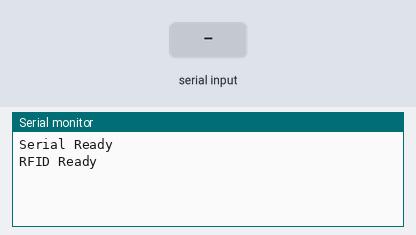
This sketch was run on a simulated Arduino Uno, built with avr-gcc and run on an emulated ATmega328P. Shown: the last lines printed to the serial monitor. The inputs (shaded band) are chosen by the test bench.

Above: at 1.2 s.
1.3 s: "90,45\n" received over Serial
At 2.5 s:
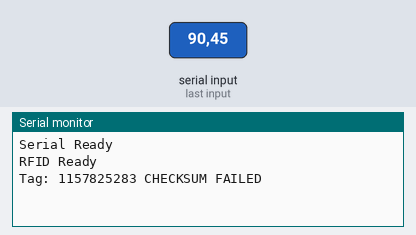
2.8 s: "5\n" received over Serial
At 3.7 s:
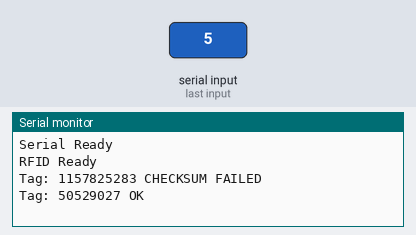

The sketch:

rfidtest2.ino
```cpp
/*
Created by Abdallah Ali Abdallah
Modified to run on Arduino Uno
based on (Arduino Mega + RDM630 RFID) code - which you can find it in the following link
http://maniacbug.wordpress.com/2011/10/09/125khz-rfid-module-rdm630/
http://arbitraryuser.com/2013/04/16/rdm630-125khz-rfid-reading-with-the-arduino-mega-2560-r3/

connect Tx Pin in RDM630 to DigitalPin (2) in arduino

*/


#include <SoftwareSerial.h>
#include <SPI.h>
#include <MFRC522.h>
#define SS_PIN 10
#define RST_PIN 9
//------------------------------------
//create a Serial object RFID
MFRC522 rfid(SS_PIN, RST_PIN); // Instance of the class

MFRC522::MIFARE_Key key;

uint8_t buffer[14];
uint8_t* buffer_at;
uint8_t* buffer_end = buffer + sizeof(buffer);

String checksum;
boolean tagfound = false;

void setup()
{
    Serial.begin(9600);
    Serial.println("Serial Ready");

    Serial.begin(9600);
    Serial.println("RFID Ready");
}

void loop()
{
    if (Serial.available()){
        delay(20);
        buffer_at = buffer;

        while ( buffer_at < buffer_end )
        {
            *buffer_at++ = Serial.read();
        }
        tagfound = true;
        Serial.end();
        Serial.begin(9600);
    }

    if (tagfound){
        buffer_at = buffer;
        uint32_t result = 0;

        // Skip the preamble
        ++buffer_at;
        // Accumulate the checksum, starting with the first value
        uint8_t checksum = rfid_get_next();
        // We are looking for 4 more values
        int i = 4;
        while(i--)
        {
            // Grab the next value
            uint8_t value = rfid_get_next();
            // Add it into the result
            result <<= 8;
            result |= value;
            // Xor it into the checksum
            checksum ^= value;
        }
        // Pull out the checksum from the data
        uint8_t data_checksum = rfid_get_next();

        // Print the result
        Serial.print("Tag: ");
        Serial.print(result);
        if ( checksum == data_checksum )
            Serial.println(" OK");
        else
            Serial.println(" CHECKSUM FAILED");
        // We're done processing, so there is no current value

        tagfound = false;
    }

}

uint8_t rfid_get_next(void)
{
    // sscanf needs a 2-byte space to put the result but we
    // only need one byte.
    uint16_t hexresult;
    // Working space to assemble each byte
    static char byte_chars[3];
    // Pull out one byte from this position in the stream
    snprintf(byte_chars,3,"%c%c",buffer_at[0],buffer_at[1]);
    sscanf(byte_chars,"%x",&hexresult);
    buffer_at += 2;
    return static_cast<uint8_t>(hexresult);
}
```

Measured:
- after the input at 1.3 s, the serial monitor: prints a new line at once (image 1)
- after the input at 2.8 s, the serial monitor: prints a new line at once (image 2)
